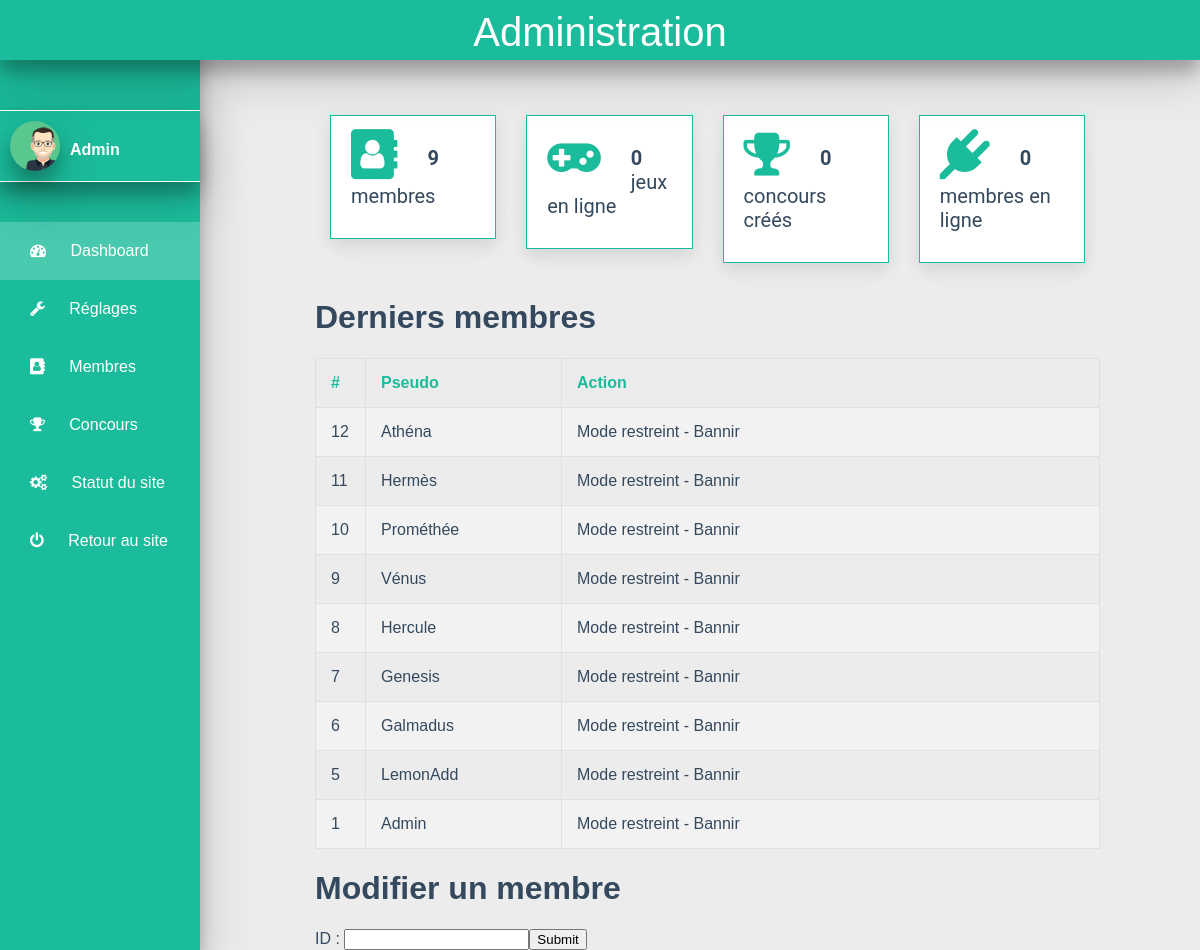
Screenshot of /admin/index.php (signed in) with the database file from the repository.
### tables this page shows
CREATE TABLE `membres` (
  `id` int(11) NOT NULL,
  `admin` int(255) NOT NULL,
  `restricted` int(11) NOT NULL,
  `restricted_raison` varchar(255) NOT NULL,
  `pseudo` varchar(255) NOT NULL,
  `mail` varchar(255) NOT NULL,
  `motdepasse` text NOT NULL,
  `confirmkey` varchar(255) NOT NULL,
  `confirme` int(11) NOT NULL,
  `avatar` varchar(255) NOT NULL,
  `score` int(11) NOT NULL,
  `achiev_nb` int(255) NOT NULL,
  `achiev_beta` int(255) NOT NULL
);

### admin/index.php (the view, shortened to what this page needs)
<!DOCTYPE html>
<?php
$bdd = new PDO('mysql:host=localhost;dbname=gamus;charset=utf8', 'root', '');
$membres = $bdd->query('SELECT * FROM membres ORDER BY id DESC LIMIT 0,50');
?>
<html>
<head>
	<link rel="stylesheet" type="text/css" href="css/style.css" />
	<link rel="stylesheet" href="../css/font-awesome.min.css" />
</head>
<body>
<div class="header" style="background-image: url(../img/gplay.png);">Administration</div>
<div class="nav">
	<div class="profil" style="background-image: url(../img/gplay.png);">
		<div class="avatar" style="background-image:url(../membres/avatars/<?php echo $_SESSION['avatar']; ?>); background-size: cover;"></div><div class="nom"><b><?php echo $_SESSION['pseudo']; ?></b></div>
	</div>
	<ul>
		<li class="active">
			<a href="#">
				<span><i class="fa fa-tachometer" aria-hidden="true"></i></span>
				<span>Dashboard</span>
			</a>
		</li>
		<li>
			<a href="#">
				<span><i class="fa fa-wrench" aria-hidden="true"></i></span>
				<span>Réglages</span>
			</a>
		</li>
		<li>
			<a href="#">
				<span><i class="fa fa-address-book" aria-hidden="true"></i></span>
				<span>Membres</span>
			</a>
		</li>
		<li>
			<a href="#">
				<span><i class="fa fa-trophy" aria-hidden="true"></i></span>
				<span>Concours</span>
			</a>
		</li>
		<li>
			<a href="#">
				<span><i class="fa fa-cogs" aria-hidden="true"></i></span>
				<span>Statut du site</span>
			</a>
		</li>
		<li>
			<a href="/">
				<span><i class="fa fa-power-off" aria-hidden="true"></i></span>
				<span>Retour au site</span>
			</a>
		</li>
	</ul>
</div>
<div class="contenu">
<?php
	$compter = $bdd->prepare("SELECT * FROM membres");
	$compter->execute();
	$nombre = $compter->rowCount();
?>
<div class="row">
	<div class="col-3">
		<div class="cadre" style="background-image: url(../img/gplay.png);">
			<div class="logo"><i class="fa fa-address-book" aria-hidden="true"></i></div>
			<b><?php echo $nombre; ?></b> membres
		</div>
	</div>
	<div class="col-3">
		<div class="cadre" style="background-image: url(../img/gplay.png);">
			<div class="logo"><i class="fa fa-gamepad" aria-hidden="true"></i></div>
			<b>0</b> jeux en ligne
		</div>
	</div>
	<div class="col-3">
		<div class="cadre" style="background-image: url(../img/gplay.png);">
			<div class="logo"><i class="fa fa-trophy" aria-hidden="true"></i></div>
			<b>0</b> concours créés
		</div>
	</div>
	<div class="col-3">
		<div class="cadre" style="background-image: url(../img/gplay.png);">
			<div class="logo"><i class="fa fa-plug" aria-hidden="true"></i></div>
			<b>0</b> membres en ligne
		</div>
	</div>
</div>
<h1>Derniers membres</h1>
<table>
	<tr style="background-image: url(../img/gplay.png);">
		<th width="50px">#</th>
		<th width="25%">Pseudo</th>
		<th>Action</th>
	</tr>
	<?php while($m = $membres->fetch()) { ?>
	<tr>
		<td width="50px"><?php echo $m['id']; ?></td>
		<td><a href="../membre.php?id=<?php echo $m['id']; ?>"><?php echo $m['pseudo']; ?></a></td>
		<td><?php if($m['restricted'] == 0) { ?><a href="index.php?restricted=<?php echo $m['id']; ?>">Mode restreint</a><?php } ?> - <a href="index.php?ban=<?php echo $m['id']; ?>">Bannir</a></td>
	</tr>
	<?php } ?>
</table>
<h1>Modifier un membre</h1>
<form method="POST">
	<label>ID : </label><input type="text" name="idmodif"><input type="submit" name="valider">
</form>
</div>
</body>
</html>

### admin/css/style.css (style rules this page uses)
* { box-sizing: border-box; }
.col-3 { width: 25%; }
[class*="col-"] { float: left; padding: 15px; }
.row::after { content: ""; clear: both; display: table; }
html, body { margin: 0; padding: 0; height: 100%; font-family: 'Neto Sans', sans-serif; background-color: #ECECEC; }
.header { position: absolute; height: 60px; width: 100%; background-color: #1BBC9B; z-index: 4; font-size: 40px; padding-top: 10px; text-align: center; color: white; box-shadow: 0 12px 16px 0 rgba(0,0,0,0.24), 0 17px 50px 0 rgba(0,0,0,0.19); }
.nav { position: absolute; width: 100%; background-color: #1BBC9B; height: 100%; z-index: 3; padding-top: 70px; box-shadow: 0 12px 16px 0 rgba(0,0,0,0.24), 0 17px 50px 0 rgba(0,0,0,0.19); }
.nav ul { list-style: none; padding: 0; margin: 0; }
.nav ul li { padding: 20px 30px; transition: 0.3s; }
.nav ul li a { color: white; text-decoration: none; }
.nav ul li a i { margin-right: 20px; }
.profil { background-color: #1BBC9B; padding: 10px 0; border-bottom: 1px solid white; border-top: 1px solid white; margin: 40px 0; box-shadow: 0 12px 16px 0 rgba(0,0,0,0.24), 0 17px 50px 0 rgba(0,0,0,0.19); }
.contenu { padding-top: 100px; padding-left: 100px; color: #34495E; padding-right: 100px; }
@media screen and (min-width: 600px) { .nav { width: 80px; } }
@media screen and (min-width: 600px) { .nav ul li { text-align: center; } }
@media screen and (min-width: 600px) { .nav ul li span:nth-child(2) { display: none; } }
@media screen and (min-width: 600px) { .contenu { margin-left: 90px; } }
@media screen and (min-width: 600px) { .nom { display: none; } }
@media screen and (min-width: 1000px) { .nav { width: 200px; } }
@media screen and (min-width: 1000px) { .nav ul li { text-align: left; } }
@media screen and (min-width: 1000px) { .nav ul li span:nth-child(2) { display: inline; } }
@media screen and (min-width: 1000px) { .contenu { margin-left: 215px; } }
@media screen and (min-width: 1000px) { .nom { display: inline; } }
.avatar { border-radius: 50%; width: 50px; height:50px; box-shadow: 0 12px 16px 0 rgba(0,0,0,0.24), 0 17px 50px 0 rgba(0,0,0,0.19); margin-left: 10px; }
.nom { position: absolute; margin-top: -30px; margin-left: 70px; color: white; }
.active { background-color: rgba(255, 255, 255, 0.2); }
.cadre { background-color: white; font-family: 'Roboto', sans-serif; font-size: 20px; padding: 30px 20px; box-shadow: 0 6px 16px 0 rgba(0,0,0,0.1), 0 17px 50px 0 rgba(0,0,0,0.01); margin: auto; border: 1px solid #1BBC9B; }
.logo { font-size: 50px; float: left; margin-right: 30px; margin-top: -20px; color: #1BBC9B; }
table { border-collapse: collapse; width: 100%; }
table, th, td { border: 1px solid #e0e0e0; text-align: left; }
th, td { padding: 15px; }
tr:nth-child(even) { background-color: #f2f2f2 }
th { color: #1BBC9B; }
table a { text-decoration: none; color: #34495E; }

### rows the page displays
membres: id "12", pseudo "Athéna"
membres: id "11", pseudo "Hermès"
membres: id "10", pseudo "Prométhée"
membres: id "9", pseudo "Vénus"
membres: id "8", pseudo "Hercule"
membres: id "7", pseudo "Genesis"
membres: id "6", pseudo "Galmadus"
membres: id "5", pseudo "LemonAdd"
membres: id "1", pseudo "Admin"

### other values shown
$_SESSION['pseudo'] "Admin"
$nombre "9"
